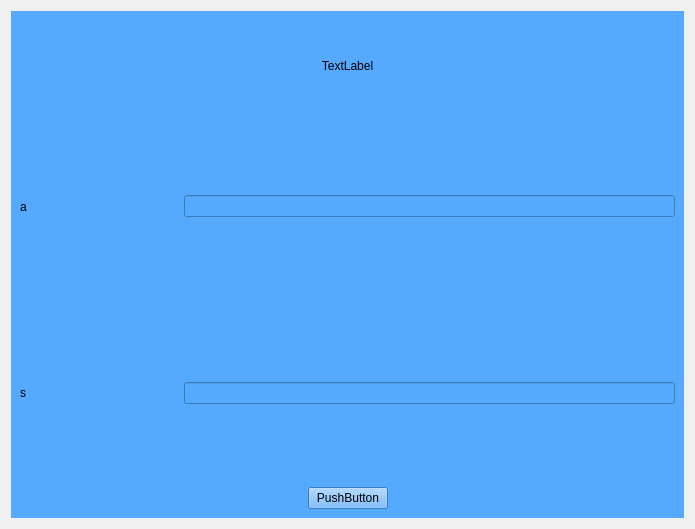
<?xml version="1.0" encoding="UTF-8"?>
<ui version="4.0">
 <class>Vacation_Emp</class>
 <widget class="QWidget" name="Vacation_Emp">
  <property name="geometry">
   <rect>
    <x>0</x>
    <y>0</y>
    <width>695</width>
    <height>529</height>
   </rect>
  </property>
  <property name="windowTitle">
   <string>Form</string>
  </property>
  <layout class="QGridLayout" name="gridLayout" rowstretch="0" columnstretch="1">
   <item row="0" column="0">
    <widget class="QWidget" name="widget" native="true">
     <property name="styleSheet">
      <string notr="true">background-color: rgb(85, 170, 255);</string>
     </property>
     <layout class="QVBoxLayout" name="verticalLayout" stretch="1,2,2,6">
      <property name="spacing">
       <number>2</number>
      </property>
      <item>
       <widget class="QLabel" name="label_2">
        <property name="sizePolicy">
         <sizepolicy hsizetype="Expanding" vsizetype="Expanding">
          <horstretch>0</horstretch>
          <verstretch>0</verstretch>
         </sizepolicy>
        </property>
        <property name="text">
         <string>TextLabel</string>
        </property>
        <property name="alignment">
         <set>Qt::AlignCenter</set>
        </property>
       </widget>
      </item>
      <item>
       <layout class="QHBoxLayout" name="horizontalLayout" stretch="2,6">
        <property name="spacing">
         <number>0</number>
        </property>
        <item>
         <widget class="QLabel" name="label_3">
          <property name="sizePolicy">
           <sizepolicy hsizetype="Expanding" vsizetype="Expanding">
            <horstretch>0</horstretch>
            <verstretch>0</verstretch>
           </sizepolicy>
          </property>
          <property name="text">
           <string>a</string>
          </property>
         </widget>
        </item>
        <item>
         <widget class="QLineEdit" name="lineEdit"/>
        </item>
       </layout>
      </item>
      <item>
       <layout class="QHBoxLayout" name="horizontalLayout_2" stretch="2,6">
        <property name="spacing">
         <number>0</number>
        </property>
        <item>
         <widget class="QLabel" name="label_4">
          <property name="sizePolicy">
           <sizepolicy hsizetype="Expanding" vsizetype="Expanding">
            <horstretch>0</horstretch>
            <verstretch>0</verstretch>
           </sizepolicy>
          </property>
          <property name="text">
           <string>s</string>
          </property>
         </widget>
        </item>
        <item>
         <widget class="QLineEdit" name="lineEdit_2"/>
        </item>
       </layout>
      </item>
      <item>
       <layout class="QHBoxLayout" name="horizontalLayout_3">
        <item>
         <spacer name="horizontalSpacer_3">
          <property name="orientation">
           <enum>Qt::Horizontal</enum>
          </property>
          <property name="sizeHint" stdset="0">
           <size>
            <width>40</width>
            <height>20</height>
           </size>
          </property>
         </spacer>
        </item>
        <item>
         <widget class="QPushButton" name="pushButton">
          <property name="text">
           <string>PushButton</string>
          </property>
         </widget>
        </item>
        <item>
         <spacer name="horizontalSpacer_4">
          <property name="orientation">
           <enum>Qt::Horizontal</enum>
          </property>
          <property name="sizeHint" stdset="0">
           <size>
            <width>40</width>
            <height>20</height>
           </size>
          </property>
         </spacer>
        </item>
       </layout>
      </item>
     </layout>
    </widget>
   </item>
  </layout>
 </widget>
 <resources/>
 <connections/>
</ui>
